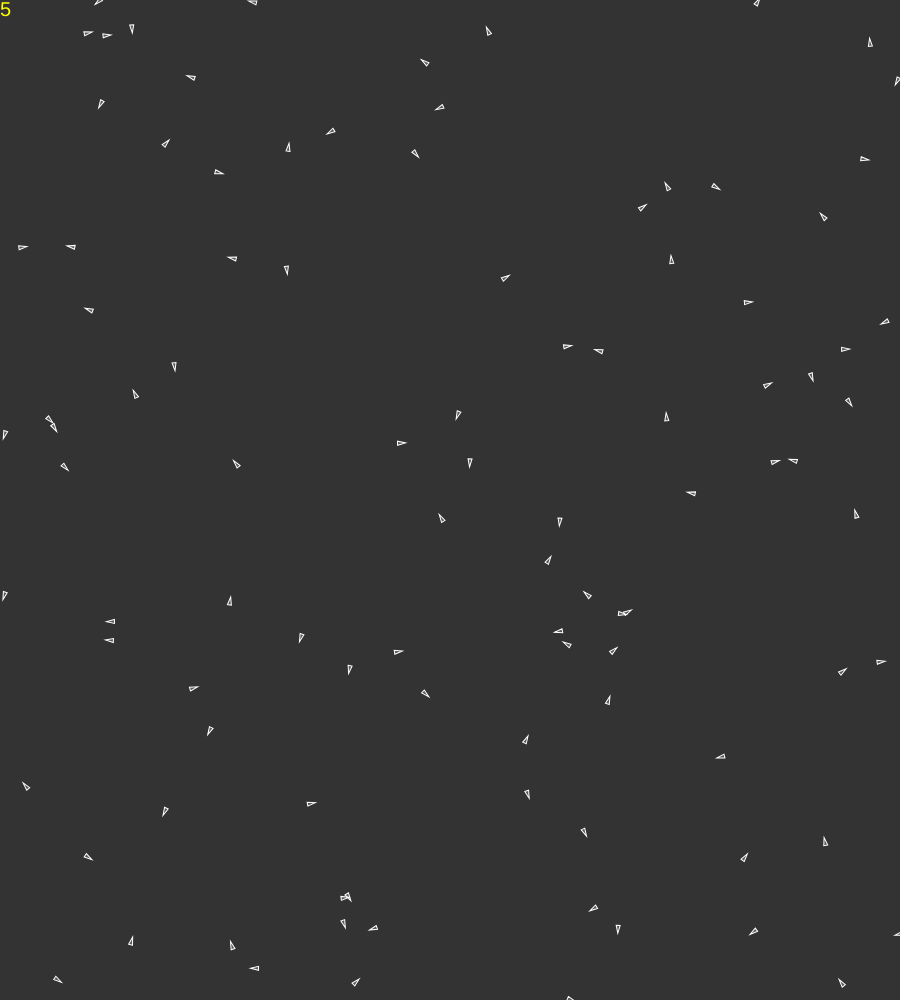
Frame 1 (no input)
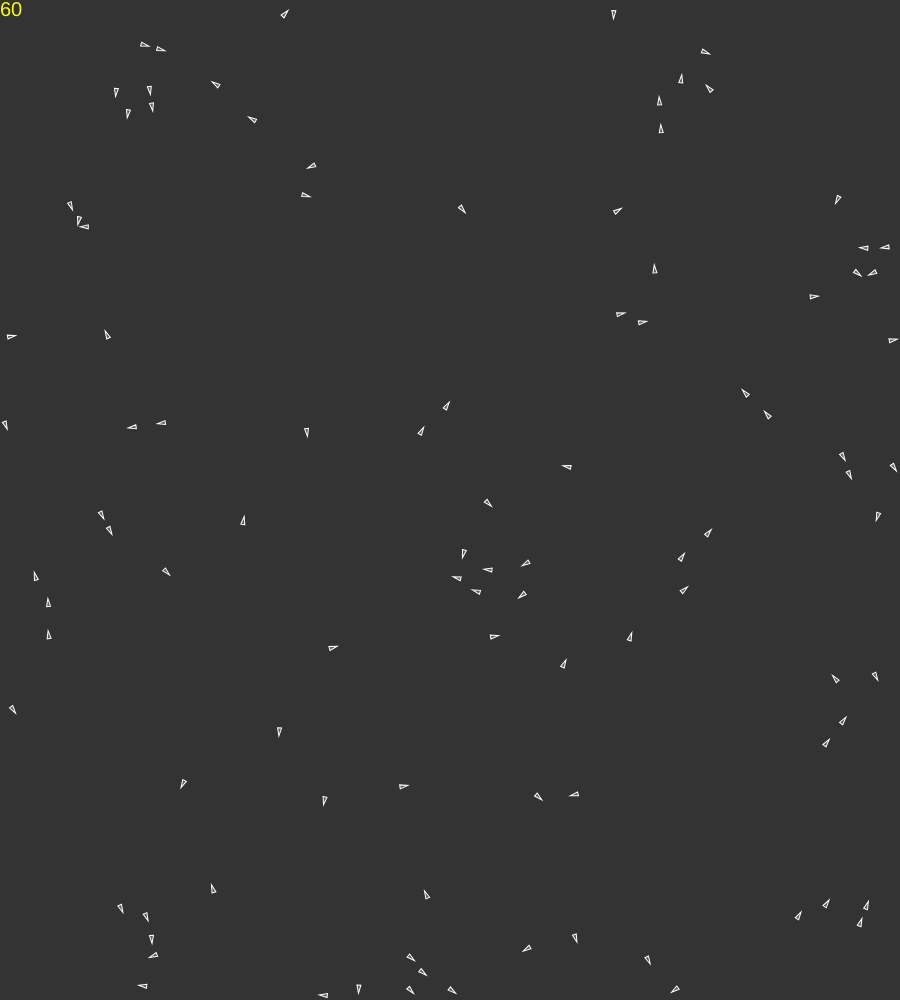
Frame 60 (no input)
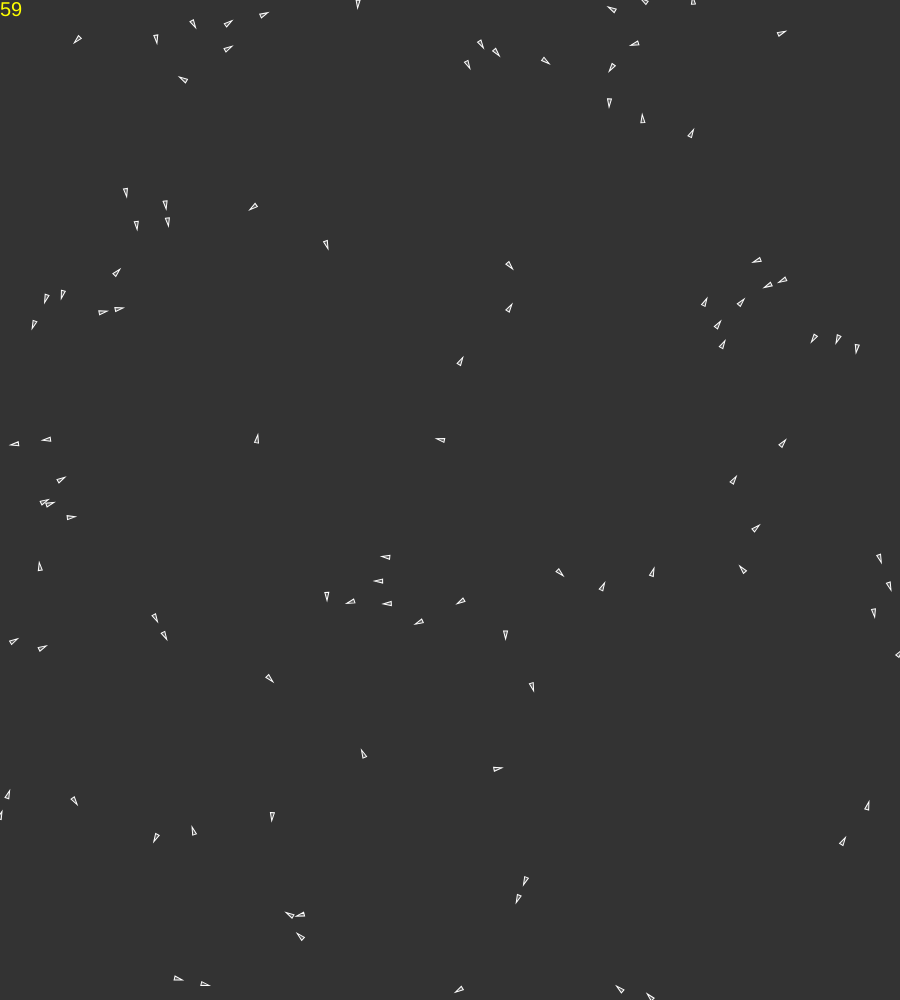
Frame 120 (the mouse pressed at the canvas centre since frame 60)

The p5.js sketch that drew these frames (run headless with seeded random() and noise() and a simulated clock; from frame 60 on, the mouse is pressed at the canvas centre):

// p5.js sketch
// ── sketch.js
var boids=[]

var timer=0
var fps=5

var quadtree

function setup() {
  createCanvas(windowWidth-300, windowHeight);
  let ele
  ele=createElement('p','General settings :')
  ele.position(width,-10)
  ele.class('title')
  T_boidsNumber=createElement('h5','Number of boids :')
  T_boidsNumber.position(width,5)
  T_boidsNumber.class('subtitle')
  S_boidsNumber=createSlider(10,2000,200,1)
  S_boidsNumber.position(width,50)
  S_boidsNumber.class('subtitle')
  S_boidsNumber.input(changeBoidNumber)
  ele=createElement('h5','View Radius')
  ele.position(width,50)
  ele.class('subtitle')
  S_Radius=createSlider(10,100,30,0.01)
  S_Radius.position(width,95)
  ele=createElement('h5','Speed')
  ele.position(width,95)
  ele.class('subtitle')
  S_Speed=createSlider(1,10,2,0.01)
  S_Speed.position(width,140)
  ele=createElement('h5','Maximum steering force')
  ele.position(width,140)
  ele.class('subtitle')
  S_maxForce=createSlider(0.01,1,0.1,0.01)
  S_maxForce.position(width,185)
  C_quadtree=createCheckbox('Quadtree Optimization')
  C_quadtree.position(width,210)
  C_quadtree.class('subtitle')
  T_quadtreeCapacity=createElement('h5','Capacity per quad : ')
  T_quadtreeCapacity.position(width,210)
  T_quadtreeCapacity.class('subtitle')
  S_quadtreeCapacity=createSlider(1,20,4,1)
  S_quadtreeCapacity.position(width,255)
  
  ele=createElement('p','Flocking settings :')
  ele.position(width,270)
  ele.class('title')
  ele=createElement('h5','Alignment')
  ele.position(width,285)
  ele.class('subtitle')
  S_Alignment=createSlider(0,2,1,0.01)
  S_Alignment.position(width,330)
  ele=createElement('h5','Cohesion')
  ele.position(width,330)
  ele.class('subtitle')
  S_Cohesion=createSlider(0,2,0.5,0.01)
  S_Cohesion.position(width,375)
  ele=createElement('h5','Separation')
  ele.position(width,375)
  ele.class('subtitle')
  S_Separation=createSlider(0,2,1,0.01)
  S_Separation.position(width,420)
  
  
  ele=createElement('p','Rendering settings :')
  ele.position(width,440)
  ele.class('title')
  ele=createElement('h5','Boid size')
  ele.position(width,455)
  ele.class('subtitle')
  S_renderSize=createSlider(2,20,2,0.01)
  S_renderSize.position(width,500)

  C_showRadius=createCheckbox('Show radius')
  C_showRadius.position(width,530)
  C_showRadius.class('subtitle')
  C_showLines=createCheckbox('Connect to flockmates')
  C_showLines.position(width,550)
  C_showLines.class('subtitle')
  
  C_showQuadtree=createCheckbox('Show quadtree')
  C_showQuadtree.position(width,570)
  C_showQuadtree.class('subtitle')
  
  changeBoidNumber()
}

function changeBoidNumber(){
  if (boids.length<S_boidsNumber.value()){
    for (let i=0;i<S_boidsNumber.value()-boids.length;i++){
      boids.push(new Boid(random(width),random(height)))
    }
  }else{
    for (let i=boids.length-1;i>=S_boidsNumber.value();i--){
      boids.splice(i,1)
    }
  }
  T_boidsNumber.html('Number of boids : '+boids.length)
}

function draw() {
  background(51);
  if (C_quadtree.checked()){
    S_quadtreeCapacity.show()
    T_quadtreeCapacity.show()
    C_showQuadtree.show()
    T_quadtreeCapacity.html('Capacity per quad : '+S_quadtreeCapacity.value())
    quadtree=new Quadtree(new Rectangle(0,0,width,height),S_quadtreeCapacity.value())
  }else{
    S_quadtreeCapacity.hide()
    T_quadtreeCapacity.hide()
    C_showQuadtree.hide()
  }
  for (let b of boids){
    b.update()
    if (C_quadtree.checked()){
      quadtree.insert(new Point(b.pos.x,b.pos.y,b))
    }
  }
  if (C_showQuadtree.checked()){
    quadtree.show()
  }
  
  if (timer==floor(fps/3)){
    fps=floor(frameRate())
    timer=0
  }else{
    timer++
  }
  fill(255,255,0)
  noStroke()
  textSize(20)
  textAlign(LEFT,TOP)
  text(fps,0,0)
}
// ── boid.js
class Boid{
  constructor(x,y){
    this.pos=createVector(x,y)
    this.vel = p5.Vector.random2D()
    this.vel.setMag(random(1,3))
    this.acc=createVector(0,0)
    this.speed=S_Speed.value()
    this.r=S_Radius.value()
    this.maxForce=S_maxForce.value()
    this.flockmates=[]
  }
  update(){
    this.speed=S_Speed.value()
    this.r=S_Radius.value()
    this.maxForce=S_maxForce.value()
    
    if (C_quadtree.checked()){
      this.flockmates=this.getFlockmatesQuadtree()
    }else{
      this.flockmates=this.getFlockmates()
    }
    this.render()
    
    this.acc.add(this.alignment().mult(S_Alignment.value()))
    this.acc.add(this.cohesion().mult(S_Cohesion.value()))
    this.acc.add(this.separation().mult(S_Separation.value()))
    
    this.vel.add(this.acc)
    this.pos.add(this.vel) 
    this.acc.mult(0)
    
    this.keepOnScreen()
  }
  keepOnScreen(){
    if (this.pos.x<0){
      this.pos.x=width
    }
    if (this.pos.x>width){
      this.pos.x=0
    }
    if (this.pos.y<0){
      this.pos.y=height
    }
    if (this.pos.y>height){
      this.pos.y=0
    }
  }
  alignment(){
    let avgVel=createVector()
    let total=0
    for (let f of this.flockmates){
      avgVel.add(f.vel)
      total++
    }
    if (total>0){
      avgVel.div(total)
      avgVel.setMag(this.speed)
      avgVel.sub(this.vel)
      avgVel.limit(this.maxForce)
    }
    return avgVel
  }
  cohesion(){
    let avgPos=createVector()
    let total=0
    for (let f of this.flockmates){
      avgPos.add(f.pos)
      total++
    }
    let st=createVector()
    if (total>0){
      avgPos.div(total)
      let desired=p5.Vector.sub(avgPos,this.pos)
      desired.setMag(this.speed)
      st = p5.Vector.sub(desired, this.vel)
      st.limit(this.maxForce)
      
    }
    return st;
  }
  separation(){
    let avgVel=createVector()
    let total=0
    for (let f of this.flockmates){
      let diff = p5.Vector.sub(this.pos,f.pos)
      diff.div(this.pos.dist(f.pos))
      avgVel.add(diff)
      total++
    }
    if (total>0){
      avgVel.div(total)
      avgVel.setMag(this.speed)
      avgVel.sub(this.vel)
      avgVel.limit(this.maxForce)
    }
    return avgVel
  }
  
  getFlockmates(){
    let flockmates=[]
    for (let b of boids){
      if (b!=this && this.pos.dist(b.pos)<this.r){
        flockmates.push(b)
      }
    }
    return flockmates
  }
  getFlockmatesQuadtree(){
    let points=quadtree.query(new Circle(this.pos.x,this.pos.y,this.r))
    let flockmates=[]
    for (let p of points){
      flockmates.push(p.userData)
    }
    return flockmates
  }
  
  
  render(){
    let size=S_renderSize.value()
    push()
    translate(this.pos.x,this.pos.y)
    rotate(this.vel.heading())
    fill(255,50)
    stroke(255)
    triangle(-size*2,size,-size*2,-size,2*size,0)
    if (C_showRadius.checked()){
      stroke(0,255,0)
      noFill()
      strokeWeight(1)
      circle(0,0,this.r*2)
    }
    if (C_showLines.checked()){
      stroke(255,0,0)
      strokeWeight(1)
      for (let f of this.flockmates){
        push()
        resetMatrix()
        line(this.pos.x,this.pos.y,f.pos.x,f.pos.y)
        pop()
      }
    }
    pop()
  }
}
// ── quadtree.js
class Point{
  constructor(x,y,userData){
    this.x=x
    this.y=y
    this.userData=userData
  }
}

class Rectangle{
  constructor(x,y,w,h){
    this.x=x
    this.y=y
    this.w=w
    this.h=h
  }
  contains(point){
    return (point.x>=this.x && point.y>=this.y && point.x<=this.x+this.w && point.y<=this.y+this.h)
  }
  
  overlaps(rectangle){
     return !(this.x >= rectangle.x+rectangle.w || rectangle.x >= this.x+this.w || this.y >= rectangle.y+rectangle.h || rectangle.y >= this.y+this.h)
  }
}

class Circle{
  constructor(x,y,r){
    this.x=x
    this.y=y
    this.r=r
  }
  contains(point){
    return dist(this.x,this.y,point.x,point.y)<this.r
  }
  overlaps(rectangle){
    let distX=this.x
    let distY=this.y
    if (this.x<rectangle.x){
      distX=rectangle.x
    }else if (this.x>rectangle.x+rectangle.w){
      distX=rectangle.x+rectangle.w
    }
    if (this.y<rectangle.y){
      distY=rectangle.y
    }else if (this.y>rectangle.y+rectangle.h){
      distY=rectangle.y+rectangle.h
    }
    distX=this.x-distX
    distY=this.y-distY
    return sqrt((distX*distX)+(distY*distY))<=this.r
  }
}

class Quadtree{
  constructor(boundary,capacity){
    this.boundary=boundary
    this.capacity=capacity
    this.points=[]
    this.divided=false
  }
  subdivide(){
    let b=this.boundary
    let rect
    rect=new Rectangle(b.x,b.y,b.w/2,b.h/2)
    this.topleft=new Quadtree(rect,this.capacity)
    rect=new Rectangle(b.x+b.w/2,b.y,b.w/2,b.h/2)
    this.topright=new Quadtree(rect,this.capacity)
    rect=new Rectangle(b.x,b.y+b.h/2,b.w/2,b.h/2)
    this.bottomleft=new Quadtree(rect,this.capacity)
    rect=new Rectangle(b.x+b.w/2,b.y+b.h/2,b.w/2,b.h/2)
    this.bottomright=new Quadtree(rect,this.capacity)
    this.divided=true
  }
  insert(point){
    if (!this.boundary.contains(point)){
      return
    }
    if (this.points.length<this.capacity){
      this.points.push(point)
    }else{
      if (!this.divided){
        this.subdivide()
      }
      this.topleft.insert(point)
      this.topright.insert(point)
      this.bottomleft.insert(point)
      this.bottomright.insert(point)
    }
    
    
  }
  query(range,found){
    if (!found){
      found=[]
    }
    
    if (!range.overlaps(this.boundary)){
      return null;
    }else{
      for (let p of this.points){
        if (range.contains(p)){
          found.push(p)
        }
      }
      if (this.divided){
        this.topleft.query(range,found)
        this.topright.query(range,found)
        this.bottomleft.query(range,found)
        this.bottomright.query(range,found)
      }
      return found
    }
    
    
  }
  
  show(){
    if (!this.divided){
      let b=this.boundary
      noFill()
      stroke(0,255,255,50)
      strokeWeight(1)
      rect(b.x,b.y,b.w,b.h)
    }else{
      this.topleft.show()
      this.topright.show()
      this.bottomleft.show()
      this.bottomright.show()
    }
  }
}
// ── style.css
html,
body {
  margin: 0;
  padding: 0;
}

canvas {
  display: block;
}

.title {
  line-height:0em;
  padding: 0px;
  font-family: "Courier New", Courier, monospace;
  font-size: 25px;
  letter-spacing: 0px;
  word-spacing: 2px;
  color: #000000;
  font-weight: 700;
  text-decoration: none solid rgb(68, 68, 68);
  font-style: normal;
  font-variant: small-caps;
  text-transform: none;
}

.subtitle {
  line-height:0em;
  padding: 0px;
  font-family: "Courier New", Courier, monospace;
  font-size: 21px;
  letter-spacing: 0px;
  word-spacing: 2px;
  color: #000000;
  font-weight: 400;
  text-decoration: none solid rgb(68, 68, 68);
  font-style: normal;
  font-variant: normal;
  text-transform: none;
}
